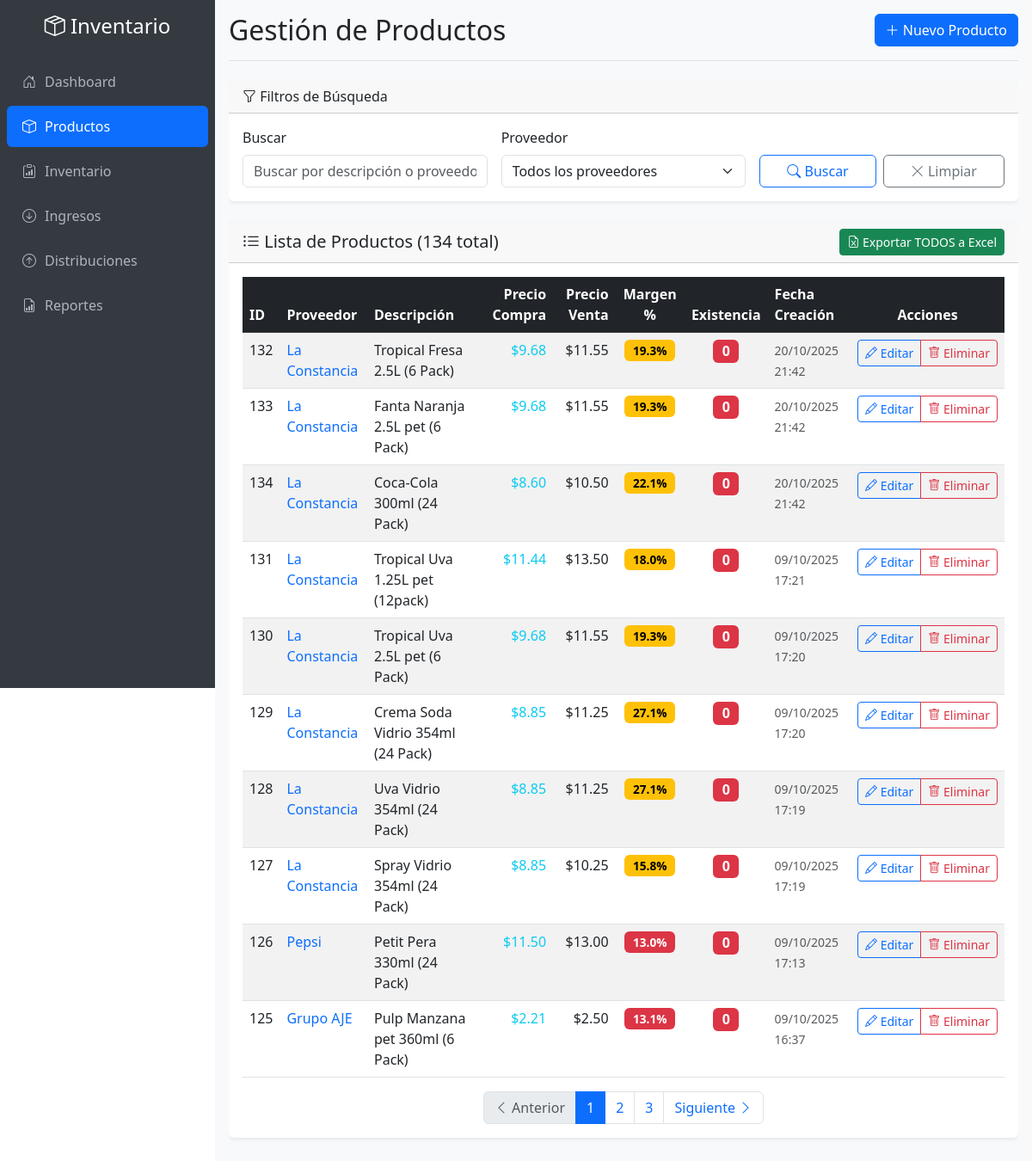
The page /productos.php on the database its author committed.
### tables this page shows
CREATE TABLE IF NOT EXISTS `productos` (
  `id` int NOT NULL AUTO_INCREMENT,
  `proveedor` varchar(255) NOT NULL,
  `descripcion` text NOT NULL,
  `precio_compra` decimal(10,2) DEFAULT '0.00' COMMENT 'Último precio de compra registrado',
  `precio_venta` decimal(10,2) NOT NULL,
  `existencia` int DEFAULT '0',
  `margen_ganancia` decimal(5,2) GENERATED ALWAYS AS ((case when (`precio_compra` > 0) then (((`precio_venta` - `precio_compra`) / `precio_compra`) * 100) else 0 end)) STORED COMMENT 'Margen de ganancia en porcentaje (calculado automáticamente)',
  `fecha_creacion` timestamp NULL DEFAULT CURRENT_TIMESTAMP,
  `fecha_actualizacion` timestamp NULL DEFAULT CURRENT_TIMESTAMP ON UPDATE CURRENT_TIMESTAMP,
  PRIMARY KEY (`id`),
  KEY `idx_proveedor` (`proveedor`),
  KEY `idx_existencia` (`existencia`)
);

### productos.php (the view, shortened to what this page needs)
<?php
$database = new Database();
$db = $database->getConnection();
$page = isset($_GET['page']) ? (int)$_GET['page'] : 1;
$limit = 10;
$offset = ($page - 1) * $limit;
$search = isset($_GET['search']) ? $_GET['search'] : '';
$proveedor_filter = isset($_GET['proveedor']) ? $_GET['proveedor'] : '';
$where_conditions = [];
$params = [];
$where_clause = !empty($where_conditions) ? "WHERE " . implode(" AND ", $where_conditions) : "";
$count_query = "SELECT COUNT(*) as total FROM productos $where_clause";
$stmt_count = $db->prepare($count_query);
$stmt_count->execute($params);
$total_productos = $stmt_count->fetch()['total'];
$total_pages = ceil($total_productos / $limit);
$query = "SELECT
    id,
    proveedor,
    descripcion,
    precio_compra,
    precio_venta,
    existencia,
    margen_ganancia,
    fecha_creacion
FROM productos
$where_clause
ORDER BY fecha_creacion DESC
LIMIT $limit OFFSET $offset";
$stmt = $db->prepare($query);
$stmt->execute($params);
$productos = $stmt->fetchAll();
?>
<!DOCTYPE html>
<html lang="es">
<head>
    <link href="https://cdn.jsdelivr.net/npm/bootstrap@5.3.0/dist/css/bootstrap.min.css" rel="stylesheet">
    <link href="https://cdn.jsdelivr.net/npm/bootstrap-icons@1.10.0/font/bootstrap-icons.css" rel="stylesheet">
</head>
<body>
    <div class="app-container">
        <nav class="sidebar" id="sidebar">
            <div class="pt-3">
                <div class="text-center mb-4">
                    <h4 class="text-white d-none d-lg-block">
                        <i class="bi bi-box-seam"></i> Inventario
                    </h4>
                </div>
                <ul class="nav flex-column">
                    <li class="nav-item">
                        <a class="nav-link" href="index.php">
                            <i class="bi bi-house-door"></i> Dashboard
                        </a>
                    </li>
                    <li class="nav-item">
                        <a class="nav-link active" href="productos.php">
                            <i class="bi bi-box"></i> Productos
                        </a>
                    </li>
                    <li class="nav-item">
                        <a class="nav-link" href="inventario.php">
                            <i class="bi bi-clipboard-data"></i> Inventario
                        </a>
                    </li>
                    <li class="nav-item">
                        <a class="nav-link" href="ingresos.php">
                            <i class="bi bi-arrow-down-circle"></i> Ingresos
                        </a>
                    </li>
                    <li class="nav-item">
                        <a class="nav-link" href="distribuciones.php">
                            <i class="bi bi-arrow-up-circle"></i> Distribuciones
                        </a>
                    </li>
                    <li class="nav-item">
                        <a class="nav-link" href="reportes.php">
                            <i class="bi bi-file-earmark-bar-graph"></i> Reportes
                        </a>
                    </li>
                </ul>
            </div>
        </nav>
        <main class="main-content">
            <div class="content-wrapper">
                <div class="d-flex justify-content-between flex-wrap align-items-center mb-4 pb-3 border-bottom">
                    <h1 class="h2 mb-0">Gestión de Productos</h1>
                    <button type="button" class="btn btn-primary" data-bs-toggle="modal" data-bs-target="#modalProducto">
                        <i class="bi bi-plus-lg"></i>
                        <span class="d-none d-sm-inline">Nuevo Producto</span>
                    </button>
                </div>
                <div class="card mb-4 animate-in">
                    <div class="card-header">
                        <h6 class="mb-0">
                            <i class="bi bi-funnel"></i> Filtros de Búsqueda
                        </h6>
                    </div>
                    <div class="card-body">
                        <form method="GET" class="row g-3">
                            <div class="col-md-4">
                                <label for="search" class="form-label">Buscar</label>
                                <input type="text" class="form-control" id="search" name="search"
                                       value="<?php echo htmlspecialchars($search); ?>"
                                       placeholder="Buscar por descripción o proveedor...">
                            </div>
                            <div class="col-md-4">
                                <label for="proveedor" class="form-label">Proveedor</label>
                                <select class="form-select" id="proveedor" name="proveedor">
                                    <option value="">Todos los proveedores</option>
                                </select>
                            </div>
                            <div class="col-md-4 d-flex align-items-end gap-2">
                                <button type="submit" class="btn btn-outline-primary flex-fill">
                                    <i class="bi bi-search"></i>
                                    <span class="d-none d-sm-inline">Buscar</span>
                                </button>
                                <a href="productos.php" class="btn btn-outline-secondary flex-fill">
                                    <i class="bi bi-x-lg"></i>
                                    <span class="d-none d-sm-inline">Limpiar</span>
                                </a>
                            </div>
                        </form>
                    </div>
                </div>
                <div class="card animate-in">
                    <div class="card-header d-flex justify-content-between align-items-center flex-wrap">
                        <h5 class="card-title mb-0">
                            <i class="bi bi-list-ul"></i>
                            Lista de Productos (<?php echo number_format($total_productos); ?> total)
                        </h5>
                        <button type="button" class="btn btn-success btn-sm mt-2 mt-md-0" onclick="exportarTodosProductosExcel()">
                            <i class="bi bi-file-earmark-excel"></i>
                            <span class="d-none d-sm-inline">Exportar TODOS a Excel</span>
                        </button>
                    </div>
                    <div class="card-body">
                        <?php if (count($productos) > 0): ?>
                            <div class="table-responsive">
                                <table class="table table-striped table-hover mb-0" id="tablaProductos">
                                    <thead class="table-dark">
                                        <tr>
                                            <th>ID</th>
                                            <th>Proveedor</th>
                                            <th>Descripción</th>
                                            <th class="text-end">Precio Compra</th>
                                            <th class="text-end">Precio Venta</th>
                                            <th class="text-center">Margen %</th>
                                            <th class="text-center">Existencia</th>
                                            <th class="d-none d-md-table-cell">Fecha Creación</th>
                                            <th class="table-actions text-center">Acciones</th>
                                        </tr>
                                    </thead>
                                    <tbody>
                                        <?php foreach ($productos as $producto): ?>
                                            <?php
                                            $margen = $producto['margen_ganancia'];
                                            $margen_class = 'margen-bajo';
                                            if ($margen >= 30) {
                                                $margen_class = 'margen-alto';
                                            } elseif ($margen >= 15) {
                                                $margen_class = 'margen-medio';
                                            }
                                            ?>
                                            <tr>
                                                <td class="fw-medium"><?php echo $producto['id']; ?></td>
                                                <td>
                                                    <span class="fw-medium text-primary">
                                                        <?php echo htmlspecialchars($producto['proveedor']); ?>
                                                    </span>
                                                </td>
                                                <td>
                                                    <span title="<?php echo htmlspecialchars($producto['descripcion']); ?>">
                                                        <?php echo htmlspecialchars($producto['descripcion']); ?>
                                                    </span>
                                                </td>
                                                <td class="text-end text-info fw-medium">
                                                    $<?php echo number_format($producto['precio_compra'], 2); ?>
                                                </td>
                                                <td class="text-end fw-medium">
                                                    $<?php echo number_format($producto['precio_venta'], 2); ?>
                                                </td>
                                                <td class="text-center">
                                                    <span class="badge margen-badge <?php echo $margen_class; ?>">
                                                        <?php echo number_format($margen, 1); ?>%
                                                    </span>
                                                </td>
                                                <td class="text-center">
                                                    <span class="badge fs-6 <?php echo $producto['existencia'] == 0 ? 'bg-danger' : ($producto['existencia'] < 10 ? 'bg-warning text-dark' : 'bg-success'); ?>">
                                                        <?php echo number_format($producto['existencia']); ?>
                                                    </span>
                                                </td>
                                                <td class="d-none d-md-table-cell text-muted">
                                                    <small><?php echo date('d/m/Y H:i', strtotime($producto['fecha_creacion'])); ?></small>
                                                </td>
                                                <td class="table-actions text-center">
                                                    <div class="btn-group" role="group">
                                                        <button type="button" class="btn btn-sm btn-outline-primary"
                                                                onclick="editarProducto(<?php echo htmlspecialchars(json_encode($producto)); ?>)"
                                                                title="Editar producto">
                                                            <i class="bi bi-pencil"></i>
                                                            <span class="d-none d-lg-inline"> Editar</span>
                                                        </button>
                                                        <button type="button" class="btn btn-sm btn-outline-danger"
                                                                onclick="eliminarProducto(<?php echo $producto['id']; ?>, '<?php echo htmlspecialchars($producto['descripcion']); ?>')"
                                                                title="Eliminar producto">
                                                            <i class="bi bi-trash"></i>
                                                            <span class="d-none d-lg-inline"> Eliminar</span>
                                                        </button>
                                                    </div>
                                                </td>
                                            </tr>
                                        <?php endforeach; ?>
                                    </tbody>
                                </table>
                            </div>
                            <?php if ($total_pages > 1): ?>
                                <nav aria-label="Navegación de productos" class="mt-3">
                                    <ul class="pagination justify-content-center mb-0">
                                        <li class="page-item <?php echo $page <= 1 ? 'disabled' : ''; ?>">
                                            <a class="page-link" href="?page=<?php echo $page - 1; ?>&search=<?php echo urlencode($search); ?>&proveedor=<?php echo urlencode($proveedor_filter); ?>">
                                                <i class="bi bi-chevron-left"></i>
                                                <span class="d-none d-sm-inline"> Anterior</span>
                                            </a>
                                        </li>
                                        <?php for ($i = max(1, $page - 2); $i <= min($total_pages, $page + 2); $i++): ?>
                                            <li class="page-item <?php echo $i == $page ? 'active' : ''; ?>">
                                                <a class="page-link" href="?page=<?php echo $i; ?>&search=<?php echo urlencode($search); ?>&proveedor=<?php echo urlencode($proveedor_filter); ?>"><?php echo $i; ?></a>
                                            </li>
                                        <?php endfor; ?>
                                        <li class="page-item <?php echo $page >= $total_pages ? 'disabled' : ''; ?>">
                                            <a class="page-link" href="?page=<?php echo $page + 1; ?>&search=<?php echo urlencode($search); ?>&proveedor=<?php echo urlencode($proveedor_filter); ?>">
                                                <span class="d-none d-sm-inline">Siguiente </span>
                                                <i class="bi bi-chevron-right"></i>
                                            </a>
                                        </li>
                                    </ul>
                                </nav>
                            <?php endif; ?>
                        <?php endif; ?>
                    </div>
                </div>
            </div>
        </main>
    </div>
</body>
</html>

### rows shown on the page
productos: id "132", proveedor "La Constancia", descripcion "Tropical Fresa 2.5L (6 Pack)", precio_compra "9.68", precio_venta "11.55", margen_ganancia "19.3", existencia "0", fecha_creacion "20/10/2025 21:42"
productos: id "133", proveedor "La Constancia", descripcion "Fanta Naranja 2.5L pet (6 Pack)", precio_compra "9.68", precio_venta "11.55", margen_ganancia "19.3", existencia "0", fecha_creacion "20/10/2025 21:42"
productos: id "134", proveedor "La Constancia", descripcion "Coca-Cola 300ml (24 Pack)", precio_compra "8.60", precio_venta "10.50", margen_ganancia "22.1", existencia "0", fecha_creacion "20/10/2025 21:42"
productos: id "131", proveedor "La Constancia", descripcion "Tropical Uva 1.25L pet (12pack)", precio_compra "11.44", precio_venta "13.50", margen_ganancia "18.0", existencia "0", fecha_creacion "09/10/2025 17:21"
productos: id "130", proveedor "La Constancia", descripcion "Tropical Uva 2.5L pet (6 Pack)", precio_compra "9.68", precio_venta "11.55", margen_ganancia "19.3", existencia "0", fecha_creacion "09/10/2025 17:20"
productos: id "129", proveedor "La Constancia", descripcion "Crema Soda Vidrio 354ml (24 Pack)", precio_compra "8.85", precio_venta "11.25", margen_ganancia "27.1", existencia "0", fecha_creacion "09/10/2025 17:20"
productos: id "128", proveedor "La Constancia", descripcion "Uva Vidrio 354ml (24 Pack)", precio_compra "8.85", precio_venta "11.25", margen_ganancia "27.1", existencia "0", fecha_creacion "09/10/2025 17:19"
productos: id "127", proveedor "La Constancia", descripcion "Spray Vidrio 354ml (24 Pack)", precio_compra "8.85", precio_venta "10.25", margen_ganancia "15.8", existencia "0", fecha_creacion "09/10/2025 17:19"
productos: id "126", proveedor "Pepsi", descripcion "Petit Pera 330ml (24 Pack)", precio_compra "11.50", precio_venta "13.00", margen_ganancia "13.0", existencia "0", fecha_creacion "09/10/2025 17:13"
productos: id "125", proveedor "Grupo AJE", descripcion "Pulp Manzana pet 360ml (6 Pack)", precio_compra "2.21", precio_venta "2.50", margen_ganancia "13.1", existencia "0", fecha_creacion "09/10/2025 16:37"

### other values the page prints
$total_productos "134"
